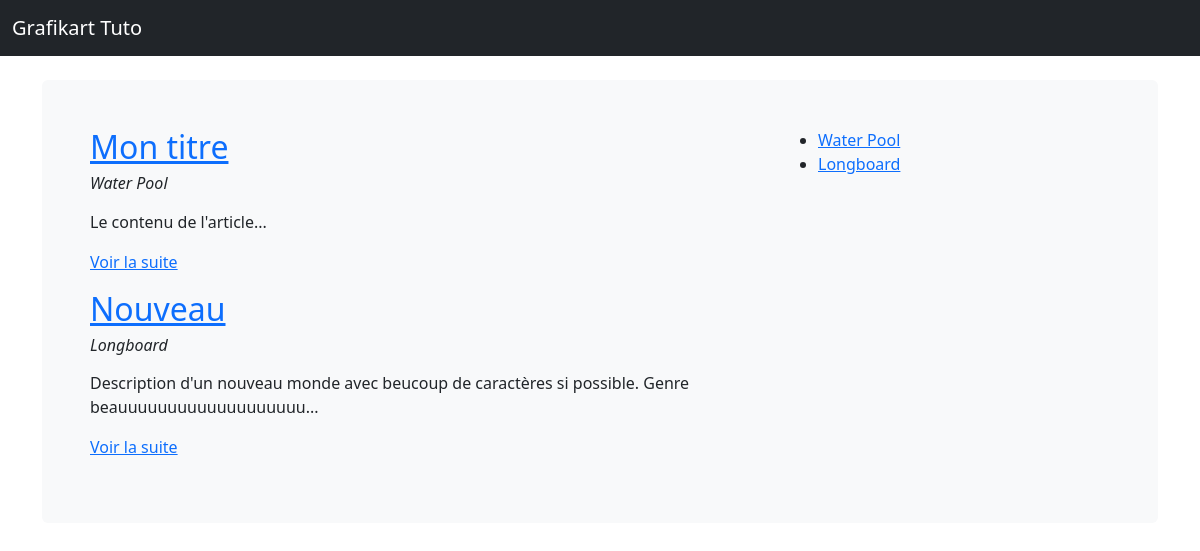
The page / on the database its author committed.
### tables this page shows
CREATE TABLE `articles` (
  `id` int NOT NULL AUTO_INCREMENT,
  `titre` varchar(255) DEFAULT NULL,
  `contenu` longtext,
  `datet` datetime DEFAULT NULL,
  `category_id` int NOT NULL,
  PRIMARY KEY (`id`),
  KEY `FOREIGN` (`category_id`)
);

CREATE TABLE `categories` (
  `id` int NOT NULL AUTO_INCREMENT,
  `titre` varchar(255) DEFAULT NULL,
  PRIMARY KEY (`id`)
);

### app/App.php (called while the page is built, shortened)
<?php
class App {
	private static $_instance;
	private $db_instance;
	public static function getInstance(): self{
		if (is_null(self::$_instance)) {
			self::$_instance = new App();
		}
		return self::$_instance;
	}
	public static function load(){
		require ROOT . 'app/Autoloader.php';
		require ROOT . 'core/Autoloader.php';
	}
	public function getTable($name): Table {
		return new $class_name($this->getDB());
	}
	public function getDB() {
		$config = Config::getInstance(ROOT . 'config/config.php');
		if (is_null($this->db_instance)) {
			$this->db_instance = new MysqlDatabase($config->get('db_name'), $config->get('db_user'), $config->get('db_pass'), $config->get('db_host'));
		}
		return $this->db_instance;
	}
}

### app/Autoloader.php (called while the page is built, shortened)
<?php
class Autoloader {
	static function autoload($class) {
		if (strpos($class, __NAMESPACE__ . '\\') === 0) {
			$class = str_replace(__NAMESPACE__ . '\\', '', $class);
			$class = str_replace('\\', DIRECTORY_SEPARATOR, $class);
		}
	}
}

### core/Autoloader.php (called while the page is built, shortened)
<?php
class Autoloader {
	static function autoload($class) {
		if (strpos($class, __NAMESPACE__ . '\\') === 0) {
			$class = str_replace(__NAMESPACE__ . '\\', '', $class);
			$class = str_replace('\\', DIRECTORY_SEPARATOR, $class);
		}
	}
}

### config/config.php (called while the page is built)
<?php
return array(
	'db_name' => 'Grfikart',
	'db_user' => 'IngeDev',
	'db_pass' => 'IngeDev#',
	'db_host' => 'localhost:3600',
);

### core/Config.php (called while the page is built, shortened)
<?php
class Config {
	private $settings = [];
	private static $_instance;
	public static function getInstance($file) {
		if (is_null(self::$_instance)) {
			self::$_instance = new Config($file);
		}
		return self::$_instance;
	}
	public function __construct ($file) {
		$this->settings = require($file);
	}
	public function get($key) {
		return $this->settings[$key];
	}
}

### core/Table/Table.php (called while the page is built, shortened)
<?php
class Table {
	protected $table;
	protected $db;
	public function __construct(Database $db){
		$this->db = $db;
	}
	public function query($statement, $attributes, $one = false) {
		if ($attributes) {
			return $this->db->prepare(
				$statement,
				$attributes,
				str_replace('Table', 'Entity', get_class($this)),
				$one
			);
		} else {
			return $this->db->query(
				$statement,
				str_replace('Table', 'Entity', get_class($this)),
				$one
			);
		}
	}
	public function all() {
		return $this->query("SELECT * FROM {$this->table}", null);
	}
}

### core/Database/MysqlDatabase.php (called while the page is built, shortened)
<?php
class MysqlDatabase extends Database {
	private $pdo;
	private function getPDO(){
		if ($this->pdo === null) {
			$pdo = new \PDO("mysql:dbname=Grafikart;host=localhost:3306", "IngeDev", "IngeDev#");
			$pdo->setAttribute(\PDO::ATTR_ERRMODE, \PDO::ERRMODE_EXCEPTION);
			$this->pdo = $pdo;
		}
		return $this->pdo;
	}
	public function query($statement, $class_name = null, $one = false) {
		$req = $this->getPDO()->query($statement);
		if ($class_name === null) {
			$req->setFetchMode(\PDO::FETCH_OBJ);
		} else {
			$req->setFetchMode(\PDO::FETCH_CLASS, $class_name);
		}
		if ($one) {
			$datas = $req->fetch();
		} else {
			$datas = $req->fetchAll();
		}
		return $datas;
	}
}
?>

### app/Table/PostTable.php (called while the page is built, shortened)
<?php
class PostTable extends Table {
	public function last() {
		return $this->query(
			"SELECT articles.id, articles.titre, articles.contenu, articles.datet, categories.titre as categorie
			FROM articles
			LEFT JOIN categories ON category_id = categories.id
			ORDER BY articles.datet DESC
		", null);
	}
}

### core/Entity/Entity.php (called while the page is built, shortened)
<?php
class Entity {
	public function __get($key) {
		$method = 'get' . ucfirst($key);
		$this->$key = $this->$method();
		return $this->$key;
	}
}

### app/Entity/CategoryEntity.php (called while the page is built, shortened)
<?php
class CategoryEntity extends Entity {
	public function getUrl() {
		return 'index.php?p=posts.category&id=' . $this->id;
	}
}

### pages/posts/home.php (the view)
<div class="row">
	<div class="col-sm-8">
		<?php foreach (App::getInstance()->getTable('Post')->last() as $post): ?>
			<h2>
				<a href="<?= $post->url?>"><?php echo $post->titre;?></a>
			</h2>
			<h6>
				<p><em><?= $post->categorie;?></em></p>
			</h6>
			<p><?= $post->extrait?></p>
		<?php endforeach; ?>
	</div>
	<div class="col-sm-4">
		<ul>
			<?php foreach (App::getInstance()->getTable('Category')->all() as $categorie):?>
			<li>
				<a href="<?= $categorie->url?>">
					<?=$categorie->titre?>
				</a>
			</li>
			<?php endforeach; ?>
		</ul>
	</div>
</div>

### public/index.php (shortened to what this page needs)
<?php
require ROOT . 'app/App.php';
if (isset($_GET['p'])) {
	$page = $_GET['p'];
} else {
	$page = 'home';
}
if ($page === 'home') {
	require ROOT . '/pages/posts/home.php';
} elseif ($page === 'posts.category') {
	require ROOT . '/pages/posts/category.php';
} elseif ($page === 'posts.show') {
	require ROOT . '/pages/posts/show.php';
} elseif ($page === 'login') {
	require ROOT . '/pages/users/login.php';
}
$content = ob_get_clean();
require ROOT . '/pages/templates/default.php';

### app/Entity/PostEntity.php (shortened to what this page needs)
<?php
class PostEntity extends Entity {
	public function getUrl() {
		return 'index.php?p=posts.show&id=' . $this->id;
	}
	public function getExtrait() {
		$html = '<p>' . substr($this->contenu, 0, 100) . '...</p>';
		$html .= '<p><a href="' . $this->getUrl() . '">Voir la suite</a></p>';
		return $html;
	}
}

### pages/templates/default.php (shortened to what this page needs)
<!doctype html>
<html lang="en">
  <head>
	<link href="https://cdn.jsdelivr.net/npm/bootstrap@5.3.0-alpha1/dist/css/bootstrap.min.css" rel="stylesheet">
  </head>
  <body>
	<nav class="navbar navbar-expand-md navbar-dark bg-dark mb-4">
	<div class="container-fluid">
		<a class="navbar-brand" href="index.php?p=home">Grafikart Tuto</a>
	</div>
	</nav>
	<main class="container">
    <div class="bg-light p-5 rounded">
		<?= $content ?>
    </div>
	</main>
  </body>
</html>

### rows shown on the page
articles: titre "Mon titre", category.titre "Water Pool", contenu "Le contenu de l'article"
articles: titre "Nouveau", category.titre "Longboard", contenu "Description d'un nouveau monde avec beucoup de caractères si possible. Genre beauuuuuuuuuuuuuuuuuuu"
categories: titre "Water Pool"
categories: titre "Longboard"
